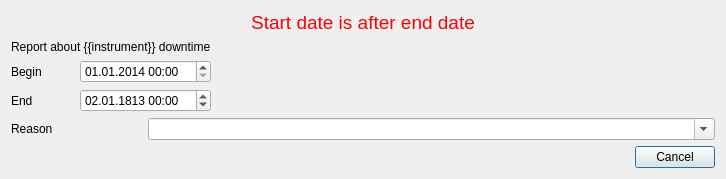
<?xml version="1.0" encoding="UTF-8"?>
<ui version="4.0">
 <class>Dialog</class>
 <widget class="QDialog" name="Dialog">
  <property name="geometry">
   <rect>
    <x>0</x>
    <y>0</y>
    <width>726</width>
    <height>152</height>
   </rect>
  </property>
  <property name="windowTitle">
   <string>Dialog</string>
  </property>
  <layout class="QGridLayout" name="gridLayout">
   <item row="3" column="1" colspan="2">
    <widget class="QDateTimeEdit" name="endDown">
     <property name="dateTime">
      <datetime>
       <hour>0</hour>
       <minute>0</minute>
       <second>0</second>
       <year>1813</year>
       <month>1</month>
       <day>2</day>
      </datetime>
     </property>
     <property name="date">
      <date>
       <year>1813</year>
       <month>1</month>
       <day>2</day>
      </date>
     </property>
     <property name="currentSection">
      <enum>QDateTimeEdit::DaySection</enum>
     </property>
     <property name="displayFormat">
      <string>dd.MM.yyyy HH:mm</string>
     </property>
     <property name="calendarPopup">
      <bool>false</bool>
     </property>
    </widget>
   </item>
   <item row="3" column="3">
    <spacer name="horizontalSpacer_2">
     <property name="orientation">
      <enum>Qt::Horizontal</enum>
     </property>
     <property name="sizeHint" stdset="0">
      <size>
       <width>494</width>
       <height>20</height>
      </size>
     </property>
    </spacer>
   </item>
   <item row="4" column="0" colspan="2">
    <widget class="QLabel" name="label">
     <property name="text">
      <string>Reason</string>
     </property>
    </widget>
   </item>
   <item row="1" column="0" colspan="3">
    <widget class="QLabel" name="mailheaderText">
     <property name="text">
      <string>Report about {{instrument}} downtime</string>
     </property>
    </widget>
   </item>
   <item row="2" column="0">
    <widget class="QLabel" name="label_2">
     <property name="text">
      <string>Begin</string>
     </property>
    </widget>
   </item>
   <item row="2" column="1" colspan="2">
    <widget class="QDateTimeEdit" name="startDown">
     <property name="date">
      <date>
       <year>2014</year>
       <month>1</month>
       <day>1</day>
      </date>
     </property>
     <property name="displayFormat">
      <string>dd.MM.yyyy HH:mm</string>
     </property>
    </widget>
   </item>
   <item row="2" column="3">
    <spacer name="horizontalSpacer">
     <property name="orientation">
      <enum>Qt::Horizontal</enum>
     </property>
     <property name="sizeHint" stdset="0">
      <size>
       <width>494</width>
       <height>20</height>
      </size>
     </property>
    </spacer>
   </item>
   <item row="3" column="0">
    <widget class="QLabel" name="label_3">
     <property name="text">
      <string>End</string>
     </property>
    </widget>
   </item>
   <item row="4" column="2" colspan="2">
    <widget class="QComboBox" name="reasons">
     <property name="editable">
      <bool>true</bool>
     </property>
    </widget>
   </item>
   <item row="5" column="0" colspan="4">
    <widget class="QDialogButtonBox" name="buttonBox">
     <property name="orientation">
      <enum>Qt::Horizontal</enum>
     </property>
     <property name="standardButtons">
      <set>QDialogButtonBox::Cancel</set>
     </property>
    </widget>
   </item>
   <item row="0" column="0" colspan="4">
    <widget class="QLabel" name="errorText">
     <property name="text">
      <string>&lt;html&gt;&lt;head/&gt;&lt;body&gt;&lt;p&gt;&lt;span style=&quot; font-size:14pt; color:#ff0000;&quot;&gt;Start date is after end date&lt;/span&gt;&lt;/p&gt;&lt;/body&gt;&lt;/html&gt;</string>
     </property>
     <property name="alignment">
      <set>Qt::AlignCenter</set>
     </property>
    </widget>
   </item>
  </layout>
 </widget>
 <resources/>
 <connections>
  <connection>
   <sender>buttonBox</sender>
   <signal>accepted()</signal>
   <receiver>Dialog</receiver>
   <slot>accept()</slot>
   <hints>
    <hint type="sourcelabel">
     <x>248</x>
     <y>254</y>
    </hint>
    <hint type="destinationlabel">
     <x>157</x>
     <y>274</y>
    </hint>
   </hints>
  </connection>
  <connection>
   <sender>buttonBox</sender>
   <signal>rejected()</signal>
   <receiver>Dialog</receiver>
   <slot>reject()</slot>
   <hints>
    <hint type="sourcelabel">
     <x>316</x>
     <y>260</y>
    </hint>
    <hint type="destinationlabel">
     <x>286</x>
     <y>274</y>
    </hint>
   </hints>
  </connection>
 </connections>
</ui>
